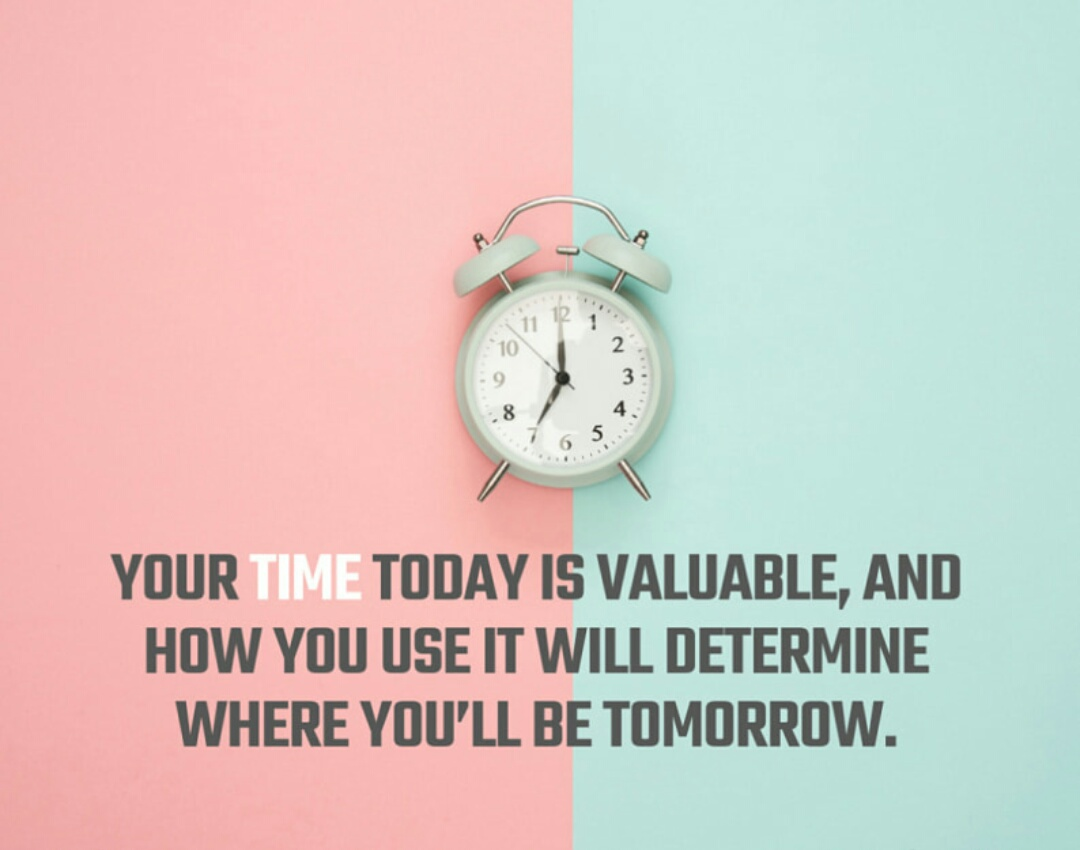
#> input picture Convert Image to Black & White using Python/CI.JPG, 1080 x 850 px
$ python 'Convert Image to Black & White using Python.py'
#> lines starting #> are read from the running program, lines starting #| are printed output that depends on the picture
from PIL import Image

c=Image.open('CI.JPG')
#> c is the input picture: PIL image 1080x850 RGB; mean R, G, B 212.5, 199.8, 194.3
b=c.convert('L')
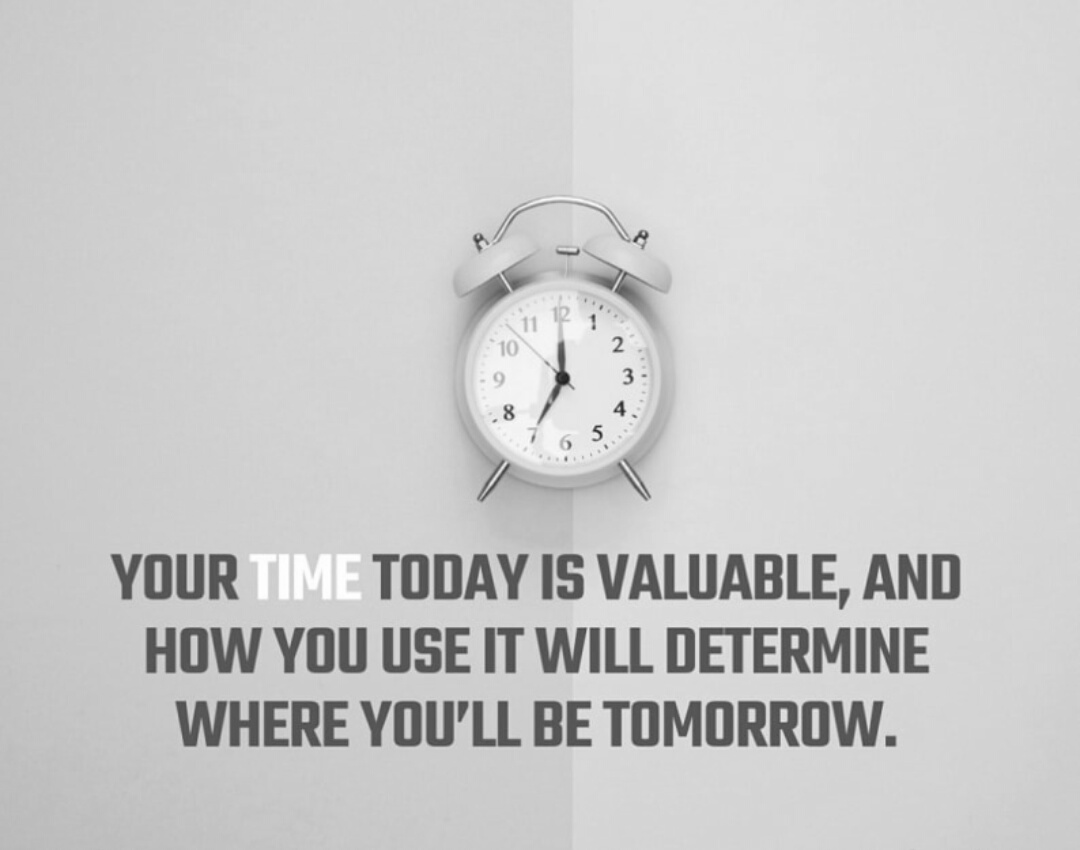
#> b: PIL image 1080x850 L; min 28, max 255, mean 202.9
b.save('Bandw.jpg')
c.show()
b.show()
